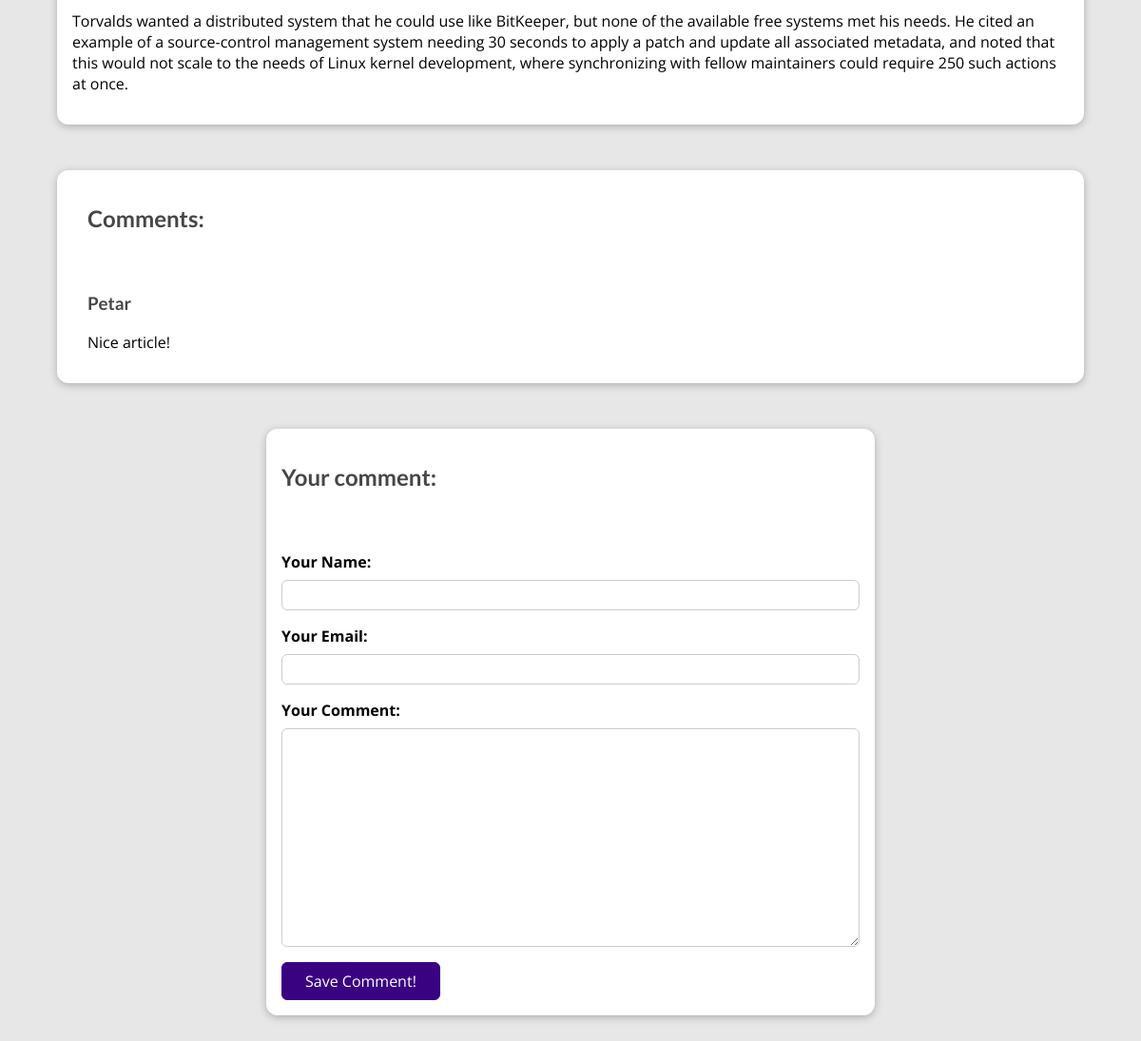
The page /petar-blog/blog-detail-page/git/ (lower part) on the database as committed earlier.
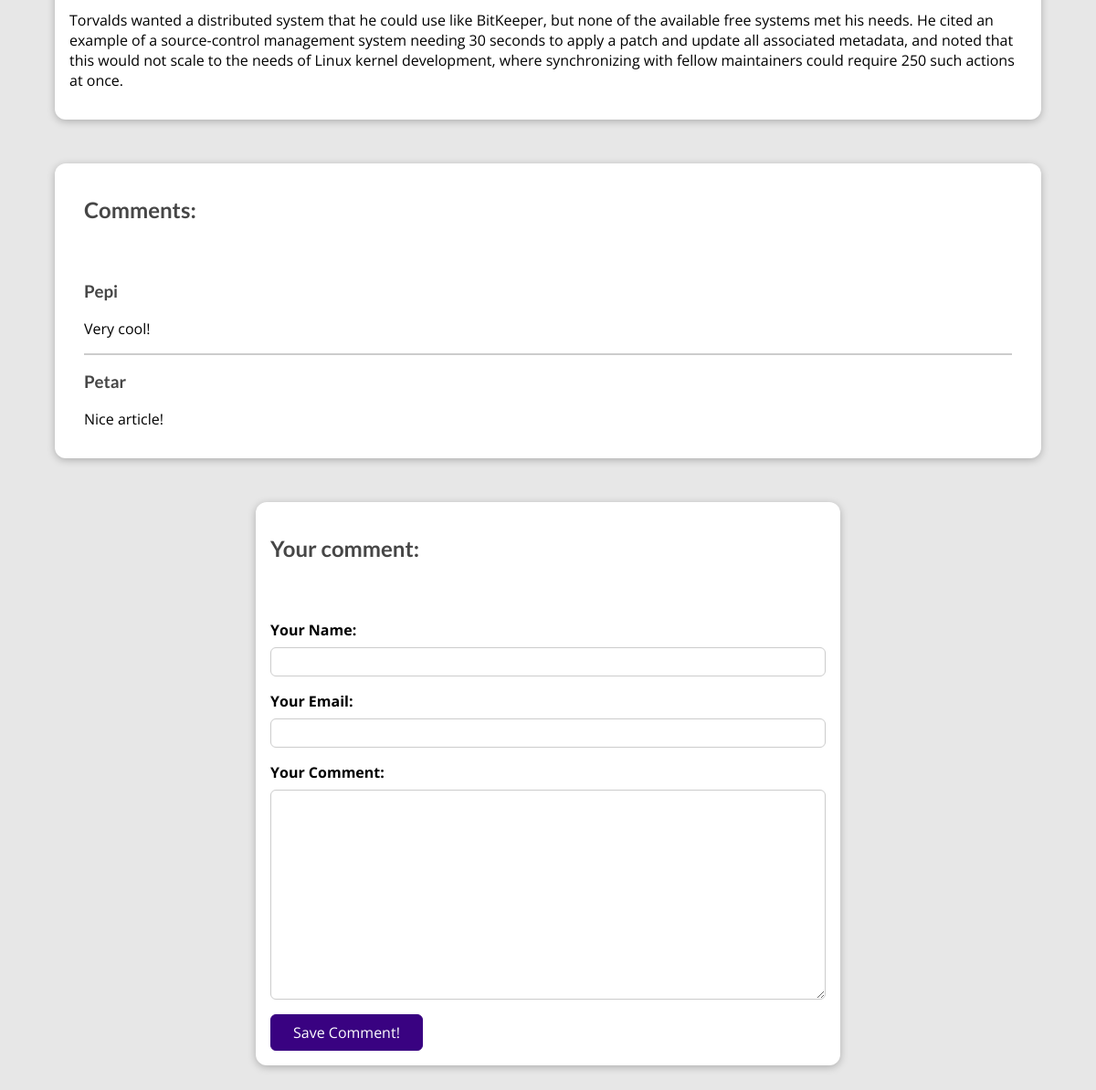
The same page on the database as committed later.
### my_site/blog/models.py (models this page shows, shortened)
class Post(models.Model):
    title = models.CharField(
        max_length=75
    )
    excerpt = models.TextField()
    image = models.ImageField(
        upload_to='images',
        null=True,
    )
    date = models.DateTimeField(
        auto_now=True
    )
    slug = models.SlugField(
        unique=True,
    )
    content = models.TextField(
        validators=[MinLengthValidator(10)]
    )
    author = models.ForeignKey(
        to=Author,
        on_delete=models.CASCADE,
        related_name='posts'
    )

class Comment(models.Model):
    username = models.CharField(
        max_length=50
    )
    email = models.EmailField()
    text = models.TextField(max_length=500)
    post = models.ForeignKey(
        to=Post,
        on_delete=models.CASCADE,
        related_name='comments'
    )
    date = models.DateTimeField(
        auto_now_add=True,
        null=True,
    )

### my_site/blog/views.py (the view, shortened to what this page needs)
# urls.py: path('blog-detail-page/<slug:slug>/', views.BlogDetailPageView.as_view(), name='blog_detail_page'),
class BlogDetailPageView(View):
    def is_post_stored(self, request, post_id):
        stored_post = request.session.get('stored_post')
        if stored_post is not None:
            is_saved = post_id in stored_post
        else:
            is_saved = False
        return is_saved
    def get(self, request, slug):
        post = get_object_or_404(Post, slug=slug)
        form = CommentsForm()
        context = {
            'form': form,
            'post': post,
            'comments': post.comments.order_by('-date'),
            'is_saved': self.is_post_stored(request, post.id),
            }
        return render(request, 'blog/post-details.html', context)

### my_site/blog/forms.py
class CommentsForm(forms.ModelForm):
    class Meta:
        model = Comment
        exclude = ['post']
        labels = {
            'username': 'Your Name',
            'email': 'Your Email',
            'text': 'Your Comment',
        }

### templates/blog/post-details.html (shortened to what this page needs)
{% extends 'blog/base.html' %}
{% load static %}
{% block style_css %}
    <link rel="stylesheet" href="{% static 'blog/post-details.css' %}" />
{% endblock %}
{% block content %}
    <main>
        {{ post.content|linebreaks }}
    </main>
    <section id="comments">
        <ul>
            <h2>Comments:</h2>
            {% if comments %}
                {% for comment in comments %}
                    <li>
                        <h3>{{ comment.username }}</h3>
                        <p>{{ comment.text|linebreaks }}</p>
                    </li>
                {% endfor %}
            {% else %}
                <h3>There are no comments for this section. Write comment and be the first one!</h3>
            {% endif %}
        </ul>
    </section>
    <section id="comment-form">
    <h2>Your comment:</h2>
        <form action="{% url 'blog_detail_page' post.slug %}" method="POST">
            {% for field in form %}
                <div class="form-control {% if field.errors %}invalid{% endif %}">
                    {{ field.label_tag }}
                    {{ field }}
                </div>
            {% endfor %}
            <button>Save Comment!</button>
        </form>
    </section>
{% endblock %}

### templates/blog/base.html (shortened to what this page needs)
{% load static %}
<!DOCTYPE html>
<html lang="en">
<head>
    <link rel="stylesheet" href="{% static 'blog/app.css' %}">
    {% block style_css %}{% endblock %}
</head>
<body>
    {% block content %}
    {% endblock %}
</body>
</html>

### static/blog/app.css (style rules this page uses)
* { box-sizing: border-box; }
html { font-family: 'Open Sans', 'Lato', sans-serif; }
body { margin: 0; }
h1, h2, h3 { font-family: 'Lato', sans-serif; font-weight: bold; }

### static/blog/post-details.css (style rules this page uses)
body { background-color: #e7e7e7; }
main { width: 90%; max-width: 90rem; margin: 3rem auto; background-color: white; padding: 1rem; border-radius: 12px; box-shadow: 0 2px 8px rgba(0, 0, 0, 0.25); }
#comment-form { margin: 3rem auto; width: 90%; max-width: 40rem; border-radius: 12px; background-color: white; box-shadow: 0 2px 8px rgba(0, 0, 0, 0.25); padding: 1rem; }
#comment-form button { font: inherit; background-color: #390281; color: white; border: 1px solid #390281; padding: 0.5rem 1.5rem; border-radius: 6px; cursor: pointer; }
.form-control { margin-bottom: 1rem; }
.form-control label { font-weight: bold; margin-bottom: 0.5rem; display: block; }
.form-control input, .form-control textarea { display: block; width: 100%; font: inherit; padding: 0.25rem; border-radius: 6px; border: 1px solid #ccc; }
#comments { margin: 3rem auto; width: 90%; max-width: 90rem; border-radius: 12px; background-color: white; box-shadow: 0 2px 8px rgba(0, 0, 0, 0.25); padding: 1rem 2rem; }
#comments ul { list-style: none; margin: 0; padding: 0; }
#comments li { margin-bottom: 1rem; border-bottom: 2px solid #ccc; }
#comments li:last-of-type { border-bottom: none; }
#comments h3 { color: #464646; }
h2:first-of-type { margin-bottom: 4rem; color: #464646; }

Rows that differ between the two databases and show on the page:
added Comment: username "Pepi", text "Very cool!"
